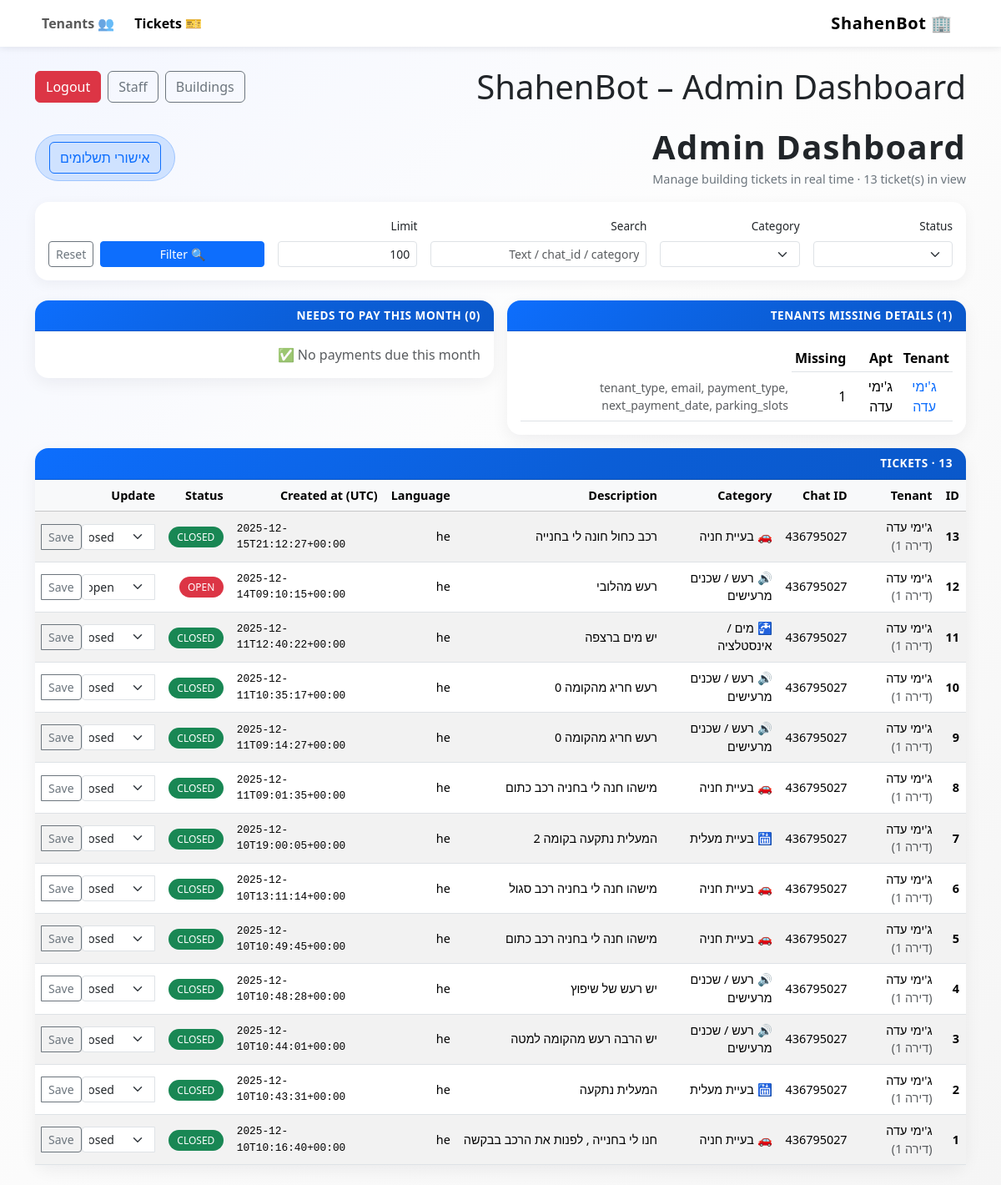
The app's page /admin (signed in), older data.
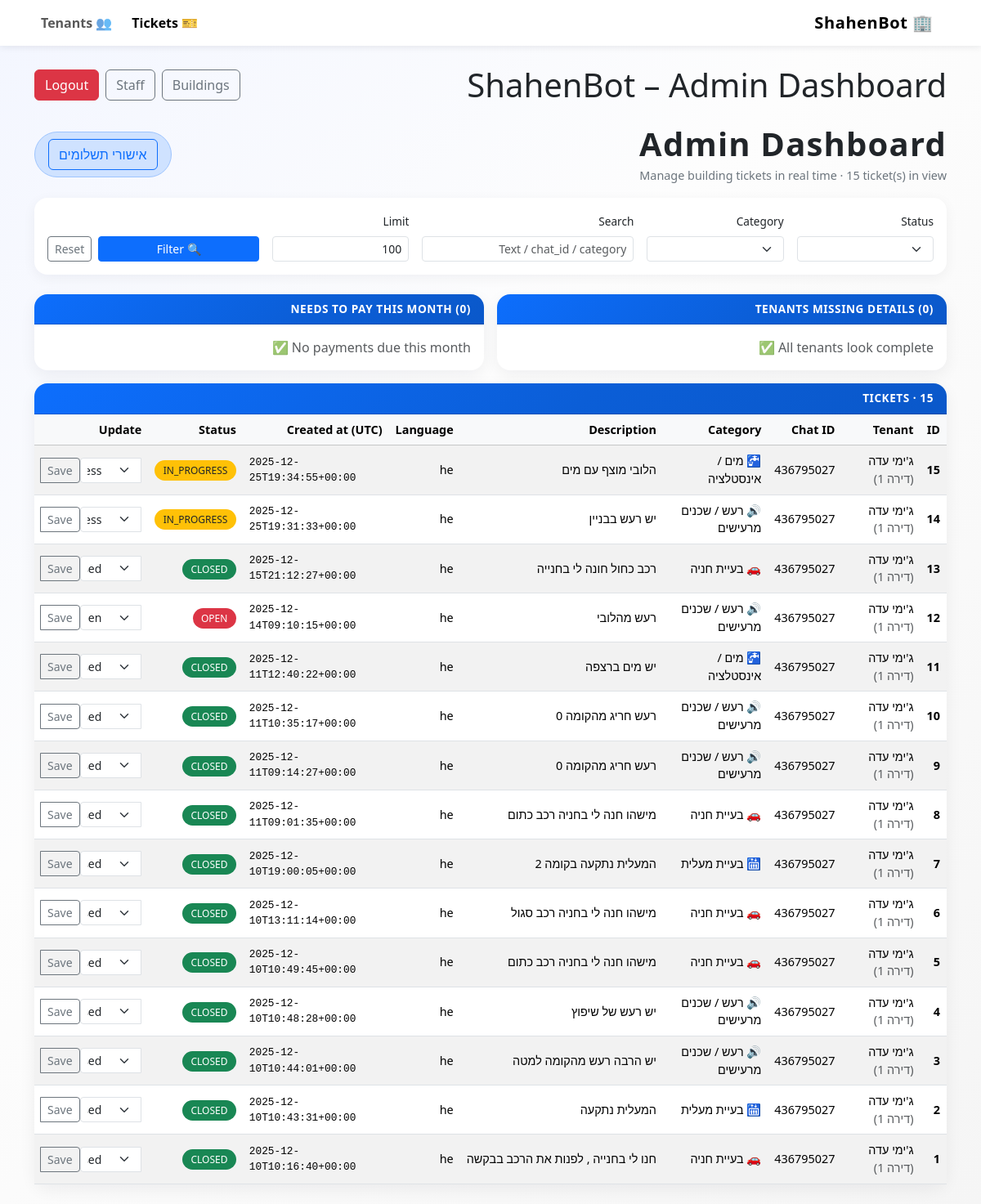
The same page, newer data.
### tables this page shows
CREATE TABLE tenants (
            id INTEGER PRIMARY KEY AUTOINCREMENT,
            name TEXT NOT NULL,
            apartment TEXT,
            tenant_type TEXT,          -- 'owner' / 'rent'
            email TEXT,
            payment_type TEXT,         -- 'monthly' / 'standing_order' / etc.
            next_payment_date TEXT,    -- ISO date string 'YYYY-MM-DD'
            parking_slots INTEGER,
            chat_id INTEGER            -- Telegram chat id (optional)
        , building_id INTEGER);

CREATE TABLE tickets (
            id INTEGER PRIMARY KEY AUTOINCREMENT,
            chat_id INTEGER NOT NULL,
            category TEXT NOT NULL,
            description TEXT NOT NULL,
            language TEXT NOT NULL,
            status TEXT NOT NULL,
            created_at TEXT NOT NULL
        , tenant_id INTEGER, image_url TEXT, building_id INTEGER);

### app.py (the view)
@app.get("/admin")
def admin_dashboard():
    u = require_login()
    if not isinstance(u, dict):
        return u
    status = request.args.get("status") or ""
    category = request.args.get("category") or ""
    search = request.args.get("search") or ""
    limit = int(request.args.get("limit") or "100")
    building_filter = scoped_building_id(u)
    tenants = get_tenants_summary_db(building_filter)
    due_tenants = get_tenants_due_this_month_db(building_filter)
    buildings = list_buildings_db()
    tenants_missing = []
    for t in tenants:
        miss = compute_missing_tenant_fields(t)
        if miss:
            tenants_missing.append({**t, "missing": miss})
    tickets = get_tickets_db(
        limit=limit,
        status=status if status else None,
        category=category if category else None,
        search=search if search else None,
        building_id=building_filter,   # <-- add this param in DB func (Step 2 may adjust)
    )
    return render_template(
        "admin.html",
        tickets=tickets,
        status=status,
        category=category,
        search=search,
        tenants=tenants,
        tenants_missing=tenants_missing,
        due_tenants=due_tenants,
        buildings=buildings,
        limit=limit,
        current_user=u,
    )

### templates/admin.html (shortened to what this page needs)
<!doctype html>
<html lang="en" dir="rtl">
<head>
    <link
        href="https://cdn.jsdelivr.net/npm/bootstrap@5.3.3/dist/css/bootstrap.min.css"
        rel="stylesheet"
    >
</head>
<body class="pb-4">
<nav class="navbar navbar-expand-lg bg-white mb-4">
    <div class="container">
        <a class="navbar-brand" href="{{ url_for('admin_dashboard') }}">
            🏢 ShahenBot
        </a>
        <div class="collapse navbar-collapse justify-content-end" id="navbarNav">
            <ul class="navbar-nav gap-2">
                <li class="nav-item">
                    <a class="nav-link active fw-semibold" aria-current="page"
                       href="{{ url_for('admin_dashboard') }}">
                        🎫 Tickets
                    </a>
                </li>
                <li class="nav-item">
                    <a class="nav-link fw-semibold"
                       href="{{ url_for('admin_tenants') }}">
                        👥 Tenants
                    </a>
                </li>
            </ul>
        </div>
    </div>
</nav>
<div class="container">
        <div class="d-flex justify-content-between align-items-center mb-4">
  <h1 class="mb-0">ShahenBot – Admin Dashboard</h1>
  <div class="d-flex gap-2">
    {% if current_user and current_user.role == 'super_admin' %}
      <a class="btn btn-outline-secondary" href="{{ url_for('admin_buildings') }}">Buildings</a>
      <a class="btn btn-outline-secondary" href="{{ url_for('admin_staff') }}">Staff</a>
    {% endif %}
    <a class="btn btn-danger" href="{{ url_for('logout') }}">Logout</a>
  </div>
</div>
    <div class="d-flex flex-column flex-md-row align-items-md-center justify-content-between mb-3">
        <div>
            <h1 class="page-title mb-1">Admin Dashboard</h1>
            <div class="page-subtitle">
                Manage building tickets in real time · {{ tickets|length }} ticket(s) in view
            </div>
        </div>
        <div class="mt-3 mt-md-0">
            <span class="badge bg-primary-subtle text-primary-emphasis border border-primary-subtle badge-pill px-3 py-2">
                <a href="/admin/payments" class="btn btn-outline-primary">אישורי תשלומים</a>
            </span>
        </div>
    </div>
    <div class="card filter-card mb-4">
        <div class="card-body">
            <form class="row g-3 align-items-end" method="get" action="{{ url_for('admin_dashboard') }}">
                <div class="col-md-2">
                    <label class="form-label filter-label">Status</label>
                    <select class="form-select form-select-sm" name="status">
                    </select>
                </div>
                <div class="col-md-2">
                    <label class="form-label filter-label">Category</label>
                    <select class="form-select form-select-sm" name="category">
                    </select>
                </div>
                <div class="col-md-3">
                    <label class="form-label filter-label">Search</label>
                    <input type="text" class="form-control form-control-sm" name="search"
                           placeholder="Text / chat_id / category"
                           value="{{ search }}">
                </div>
                <div class="col-md-2">
                    <label class="form-label filter-label">Limit</label>
                    <input type="number" class="form-control form-control-sm" name="limit"
                           value="{{ limit }}" min="1" max="500">
                </div>
                <div class="col-md-3 d-flex gap-2">
                    <button type="submit" class="btn btn-primary btn-sm flex-grow-1">
                        🔍 Filter
                    </button>
                    <a href="{{ url_for('admin_dashboard') }}" class="btn btn-outline-secondary btn-sm">
                        Reset
                    </a>
                </div>
            </form>
        </div>
    </div>
        <div class="row g-3 mb-3">
        <div class="col-md-6">
            <div class="card">
            <div class="card-header">Tenants missing details ({{ tenants_missing|length }})</div>
            <div class="card-body">
                {% if tenants_missing %}
                <div class="table-responsive">
                    <table class="table table-sm align-middle mb-0">
                    <thead>
                        <tr>
                        <th>Tenant</th>
                        <th>Apt</th>
                        <th>Missing</th>
                        </tr>
                    </thead>
                    <tbody>
                        {% for t in tenants_missing[:20] %}
                        <tr style="cursor:pointer;">
                        <td>
                            <button type="button"
                                    class="btn btn-link p-0 text-decoration-none"
                                    data-bs-toggle="modal"
                                    data-bs-target="#editTenantModal"
                                    data-id="{{ t.id }}"
                                    data-name="{{ t.name }}"
                                    data-apartment="{{ t.apartment or '' }}"
                                    data-tenant_type="{{ t.tenant_type or '' }}"
                                    data-email="{{ t.email or '' }}"
                                    data-payment_type="{{ t.payment_type or '' }}"
                                    data-next_payment_date="{{ t.next_payment_date or '' }}"
                                    data-parking_slots="{{ t.parking_slots or '' }}"
                                    data-building_id="{{ t.building_id or '' }}"
                                    data-update_url="{{ url_for('admin_update_tenant', tenant_id=t.id) }}">
                            {{ t.name }}
                            </button>
                        </td>
                        <td>{{ t.name }}</td>
                        <td>{{ t.apartment }}</td>
                        <td class="text-muted small">{{ t.missing|join(", ") }}</td>
                        </tr>
                        {% endfor %}
                    </tbody>
                    </table>
                </div>
                {% else %}
                <div class="text-muted">All tenants look complete ✅</div>
                {% endif %}
            </div>
            </div>
        </div>
        <div class="col-md-6">
            <div class="card">
            <div class="card-header">Needs to pay this month ({{ due_tenants|length }})</div>
            <div class="card-body">
                {% if due_tenants %}
                <div class="table-responsive">
                    <table class="table table-sm align-middle mb-0">
                    <thead>
                        <tr>
                        <th>Tenant</th>
                        <th>Apt</th>
                        <th>Due date</th>
                        <th>Payment</th>
                        </tr>
                    </thead>
                    <tbody>
                        {% for t in due_tenants[:20] %}
                        <tr>
                            <td>{{ t.name }}</td>
                            <td>{{ t.apartment }}</td>
                            <td style="direction:rtl; font-family:monospace;">{{ t.next_payment_date }}</td>
                            <td class="text-muted small">{{ t.payment_type or "" }}</td>
                        </tr>
                        {% endfor %}
                    </tbody>
                    </table>
                </div>
                {% if due_tenants|length > 20 %}
                    <div class="small text-muted mt-2">Showing first 20…</div>
                {% endif %}
                {% else %}
                <div class="text-muted">No payments due this month ✅</div>
                {% endif %}
            </div>
            </div>
        </div>
        </div>
    <div class="card">
        <div class="card-header">
            Tickets · {{ tickets|length }}
        </div>
        <div class="card-body p-0">
            <div class="table-responsive">
                <table class="table table-striped table-hover align-middle mb-0 ticket-table">
                    <thead class="table-light">
                    <tr>
                        <th>ID</th>
                        <th>Tenant</th>
                        <th>Chat ID</th>
                        <th>Category</th>
                        <th>Description</th>
                        <th>Language</th>
                        <th>Created at (UTC)</th>
                        <th>Status</th>
                        <th>Update</th>
                    </tr>
                    </thead>
                    <tbody>
                    {% if tickets %}
                        {% for t in tickets %}
                            <tr>
                                <td class="fw-semibold">{{ t.id }}</td>
                                <td>
                                    {% if t.tenant_name %}
                                        {{ t.tenant_name }}
                                        {% if t.tenant_apartment %}
                                            <span class="text-muted"> (דירה {{ t.tenant_apartment }})</span>
                                        {% endif %}
                                    {% else %}
                                        <span class="text-muted">—</span>
                                    {% endif %}
                                </td>
                                <td>{{ t.chat_id }}</td>
                                <td>{{ t.category }}</td>
                                <td class="truncate" title="{{ t.description }}">
                                    {{ t.description }}
                                </td>
                                <td>{{ t.language }}</td>
                                <td style="direction: ltr; font-family: monospace; font-size: 0.8rem;">
                                    {{ t.created_at }}
                                </td>
                                <td>
                                    <span class="status-badge
                                        {% if t.status == 'open' %}status-open{% endif %}
                                        {% if t.status == 'in_progress' %}status-in_progress{% endif %}
                                        {% if t.status == 'closed' %}status-closed{% endif %}
                                    ">
                                        {{ t.status }}
                                    </span>
                                </td>
                                <td>
                                    <form method="post"
                                          action="{{ url_for('admin_update_status', ticket_id=t.id) }}">
                                        <div class="input-group input-group-sm">
                                            <select class="form-select form-select-sm" name="status">
                                                <option value="open"
                                                    {% if t.status == 'open' %}selected{% endif %}>
                                                    open
                                                </option>
                                                <option value="in_progress"
                                                    {% if t.status == 'in_progress' %}selected{% endif %}>
                                                    in_progress
                                                </option>
                                                <option value="closed"
                                                    {% if t.status == 'closed' %}selected{% endif %}>
                                                    closed
                                                </option>
                                            </select>
                                            <button class="btn btn-outline-secondary btn-sm" type="submit">
                                                Save
                                            </button>
                                        </div>
                                    </form>
                                </td>
                            </tr>
                        {% endfor %}
                    {% else %}
                        <tr>
                            <td colspan="8" class="text-center py-3 text-muted">
                                No tickets found.
                            </td>
                        </tr>
                    {% endif %}
                    </tbody>
                </table>
            </div>
        </div>
    </div>
</div>
</body>
</html>

Row changes from the older to the newer data that the page shows:
no longer on this page (row edited): tenants: name "ג'ימי עדה", apartment "1", missing "tenant_type, email, payment_type, next_payment_date, parking_slots"
added tickets: id "15", tenant_name "ג'ימי עדה", tenant_apartment "1", chat_id "436795027", category "🚰 מים / אינסטלציה", description "הלובי מוצף עם מים", language "he", created_at "2025-12-25T19:34:55+00:00", status "IN_PROGRESS", status "in_progress"
added tickets: id "14", tenant_name "ג'ימי עדה", tenant_apartment "1", chat_id "436795027", category "🔊 רעש / שכנים מרעישים", description "יש רעש בבניין", language "he", created_at "2025-12-25T19:31:33+00:00", status "IN_PROGRESS", status "in_progress"
Text that changed along with them:
{{ tickets|length }}: "13" → "15"
{{ tenants_missing|length }}: "1" → "0"
text no longer shown: "Tenant Apt Missing"
text now shown: "All tenants look complete ✅"
